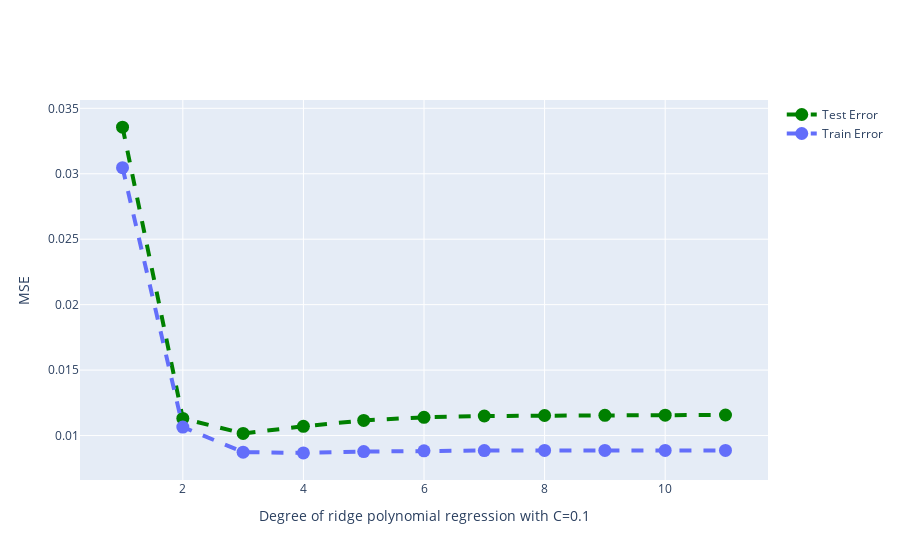

Write notebook code for a chart like this one.
### Markdown cell above
**Note** : Avec l'option `fit_intercept=True` la méthode commence par normaliser les données et les résultats sont légèrements différents, voir cette [discussion](https://stackoverflow.com/questions/38562701/ridge-regression-scikit-learn-vs-direct-calculation-does-not-match-for-alpha/38584218). On peut maintenant tracer la même courbe que précédemment en faisant varier le dégré mais cette fois avec une valeur de $C$ fixée.


`

### Code cell
configure_plotly_browser_state()

deg_min = 1
deg_max = 12

lamb = 0.1

TEST_ERR = []
TRAIN_ERR = []
for d in range(deg_min, deg_max):
  degree = d
  model = make_pipeline(PolynomialFeatures(degree), Ridge(alpha=lamb, fit_intercept=False))
  model.fit(X.reshape(-1, 1), Y)
  y_pred = model.predict(X_test.reshape(-1, 1))
  y_train = model.predict(X.reshape(-1, 1))
  TEST_ERR.append(np.mean((y_pred-y_test)**2))
  TRAIN_ERR.append(np.mean((y_train-Y)**2))

trace = Scatter(
    x=np.linspace(deg_min, deg_max, deg_max-deg_min+1),
    y=TEST_ERR,
    mode='markers+lines',
    marker=dict(size=13,color='green'),
    line=dict(width=4, dash='dash'),
    name="Test Error",
)

trace2 = Scatter(
    x=np.linspace(deg_min, deg_max, deg_max-deg_min+1),
    y=TRAIN_ERR,
    mode='markers+lines',
    marker=dict(size=13,color='#636EFA'),
    line=dict(width=4, dash='dash'),
    name="Train Error",
)

fig = dict(data=[trace, trace2], layout={})
fig['layout']['xaxis'] = dict(title=f'Degree of ridge polynomial regression with C={C}')
fig['layout']['yaxis'] = dict(title='MSE')

iplot(fig)

### Figure 1 — Plotly figure (JSON) as saved in the notebook; plotly's stock layout.template omitted (floating-point values rounded to 4 significant figures)
{"data": [{"name": "Test Error", "y": [0.03356, 0.01131, 0.01016, 0.01071, 0.01116, 0.01139, 0.01149, 0.01153, 0.01155, 0.01156, 0.01157], "mode": "markers+lines", "marker": {"color": "green", "size": 13}, "x": [1, 2, 3, 4, 5, 6, 7, 8, 9, 10, 11, 12], "line": {"dash": "dash", "width": 4}, "type": "scatter"}, {"name": "Train Error", "y": [0.03047, 0.01065, 0.008732, 0.008676, 0.008775, 0.008833, 0.008855, 0.008861, 0.008863, 0.008863, 0.008862], "mode": "markers+lines", "marker": {"color": "#636EFA", "size": 13}, "x": [1, 2, 3, 4, 5, 6, 7, 8, 9, 10, 11, 12], "line": {"dash": "dash", "width": 4}, "type": "scatter"}], "layout": {"xaxis": {"title": {"text": "Degree of ridge polynomial regression with C=0.1"}}, "yaxis": {"title": {"text": "MSE"}}}}
